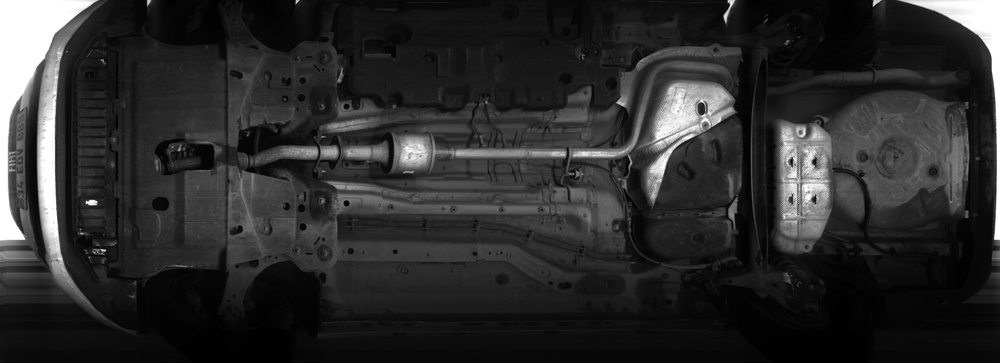
#> input picture Project/database/clean.jpg, 1000 x 363 px, shrunk from 5643 x 2048 before the run, found by its file name
$ python differences.py
#> lines starting #> are read from the running program, lines starting #| are printed output that depends on the picture; after the words box and inside, x2 and y2 are one past the last pixel; in counts of white or black regions, pixels touching at a corner belong together
import cv2
import numpy as np


def find_differences(image1, image2, output_path):
    # Read the images
#> called with image1 = 'clean.jpg', image2 = 'susp.jpg', output_path = 'differences.jpg'
    img1 = cv2.imread(image1)
#> img1 is the input picture: shape (363, 1000, 3); min 0, max 255, mean 44.4
    img2 = cv2.imread(image2)
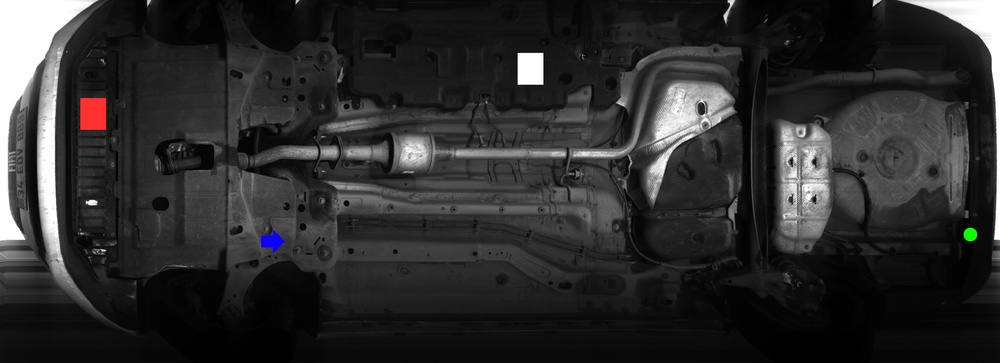
#> input picture Project/susp.jpg, 1000 x 363 px, shrunk from 5643 x 2048 before the run
#> img2 is the input picture: shape (363, 1000, 3); mean B, G, R 45.1, 45, 45.4

    # Ensure that the images have the same dimensions
    if img1.shape != img2.shape:
        raise ValueError("Images must have the same dimensions")

    # Compute the absolute difference between the images
    diff = cv2.absdiff(img1, img2)
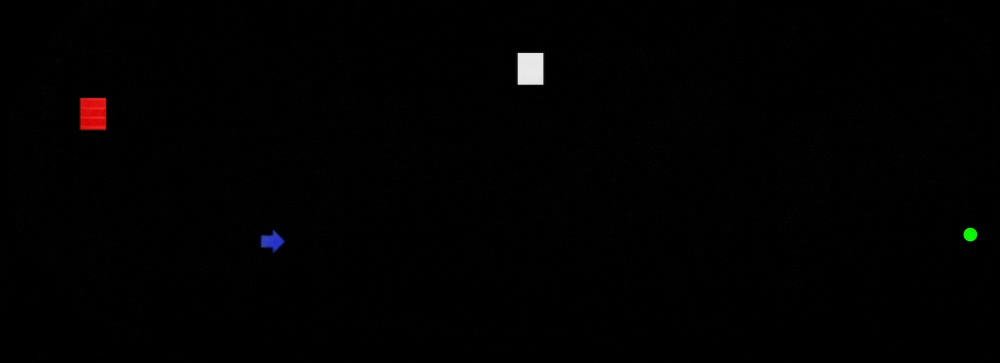
#> diff: shape (363, 1000, 3); mean B, G, R 1.4, 1.3, 1.7

    # Convert the difference image to grayscale
    gray = cv2.cvtColor(diff, cv2.COLOR_BGR2GRAY)

    # Apply a threshold to identify regions with differences
    _, thresh = cv2.threshold(gray, 30, 255, cv2.THRESH_BINARY)
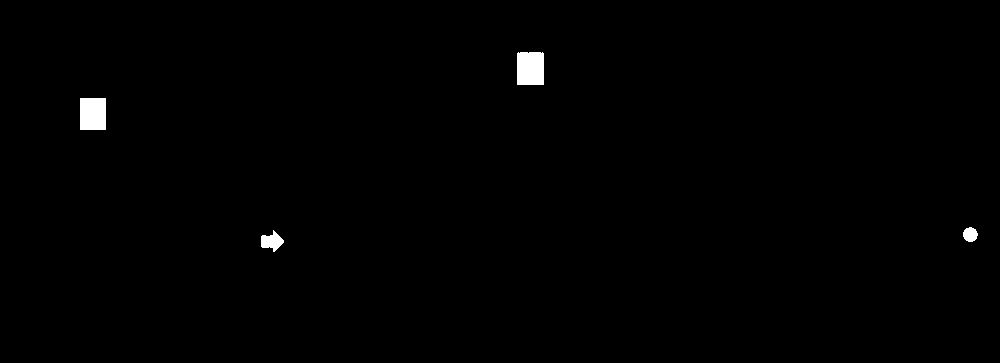
#> thresh: shape (363, 1000); 0.6% white; 4 white regions

    # Find contours of differences
    contours, _ = cv2.findContours(thresh, cv2.RETR_EXTERNAL, cv2.CHAIN_APPROX_SIMPLE)
#> contours = 4 contours; box (x1, y1, x2, y2) and area: (517, 52, 544, 85) 828, (80, 98, 106, 130) 775, (261, 230, 284, 252) 258, (963, 227, 978, 242) 150

    # Draw rectangles around the differing regions
    for contour in contours:
        x, y, w, h = cv2.boundingRect(contour)

        # Make rectangles larger (add 10 pixels in each direction)
        x -= 10
        y -= 10
        w += 20
        h += 20

        cv2.rectangle(img2, (x, y), (x+w, y+h), (0, 0, 255), 2)
#> this loop made 4 passes
#> (x, y, w, h) on passes 1, 2, 4: (251, 220, 43, 42), (953, 217, 35, 35), (507, 42, 47, 53)
#> (contour, x, y, w, h) on pass 3: ([[80, 98], [80, 129], [105, 129], [105, 98]], 70, 88, 46, 52)
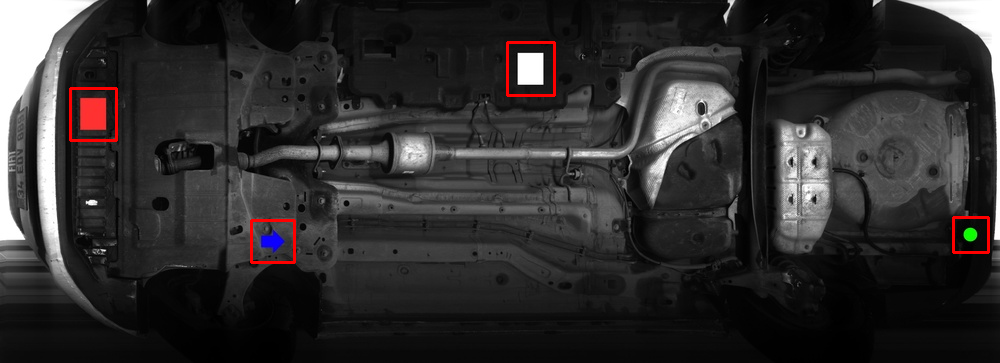
#> img2: shape (363, 1000, 3); 0.58% of pixels changed, all inside (x1, y1, x2, y2) = (69, 41, 990, 264)

    # Save the output image
    cv2.imwrite(output_path, img2)

    # Save the output image
    cv2.imwrite(output_path, img2)

if __name__ == "__main__":
    image1_path = "clean.jpg"  # Replace with the path to your first image
    image2_path = "susp.jpg"  # Replace with the path to your second image
    output_path = "differences.jpg"  # Replace with the desired output path
    find_differences(image1_path, image2_path, output_path)
